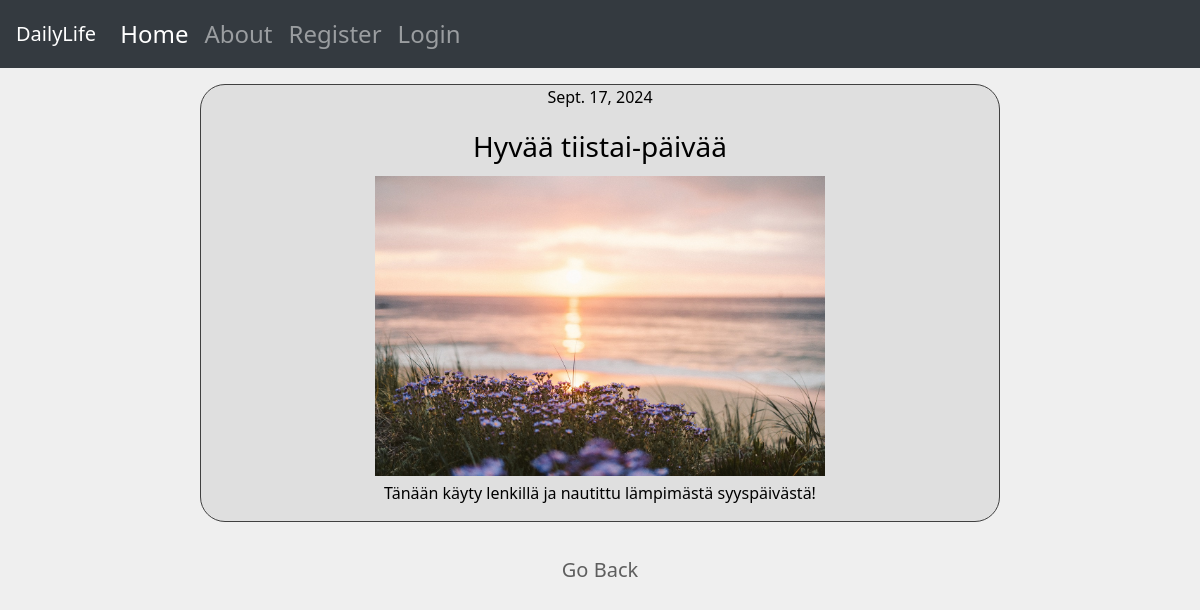
/posts/my-second-post, run on the app's committed database.
### app/models.py (models this page shows, shortened)
class Post(models.Model):
    title = models.CharField(max_length=75)
    body = models.TextField()
    slug = models.SlugField()
    date = models.DateField(auto_now_add=True)
    banner = models.ImageField(default='fallback.png', blank=True)
    author = models.ForeignKey(User, on_delete=models.CASCADE, default=None)

### app/views.py (the view)
# urls.py: path('<slug:slug>', views.post_page, name="page"),
def post_page(request, slug):
    post = Post.objects.get(slug=slug)
    return render(request, 'posts/post_page.html', {'post' : post})

### app/templates/posts/post_page.html (shortened to what this page needs)
{% extends 'layout.html' %}
{% block content %}
    <div class="card">
        <section>
            <p>{{post.date}}</p>
            <h3>{{post.title}}</h3>
            <img
            class="banner"
            src="{{ post.banner.url }}"
            alt="{{ post.title }}"
            />
             <p>{{post.body}}</p>
        </section>
    </div>
    <br>
        <h5><a href={% url "app:list" %}>Go Back <i class="bi bi-arrow-left"></a></h5>
{% endblock %}

### static/style.css (style rules this page uses)
* { margin: 0; padding: 0; box-sizing: border-box; }
body { text-align: center; min-height: 100vh; background-color: rgba(233, 233, 233, 0.707); color: rgb(0, 0, 0); font-size: 1.5rem; font-family: 'Segoe UI', Tahoma, Geneva, Verdana, sans-serif; }
section { display: flex; flex-flow: column; gap: 0.3rem; }
p { font-size: 1rem; }
a { text-decoration: none; color: rgb(94, 94, 94); }
.banner { display: block; margin-left: auto; margin-right: auto; width: 100%; max-width: 450px; }
.card { background-color: rgba(144, 144, 144, 0.174); width: 50rem; border-color: rgb(64, 64, 64); border-radius: 25px; float: center; margin-left: auto; margin-right: auto; color: rgb(0, 0, 0); }

### data on the page
Post: date "Sept. 17, 2024", title "Hyvää tiistai-päivää", banner (picture), body "Tänään käyty lenkillä ja nautittu lämpimästä syyspäivästä!"
